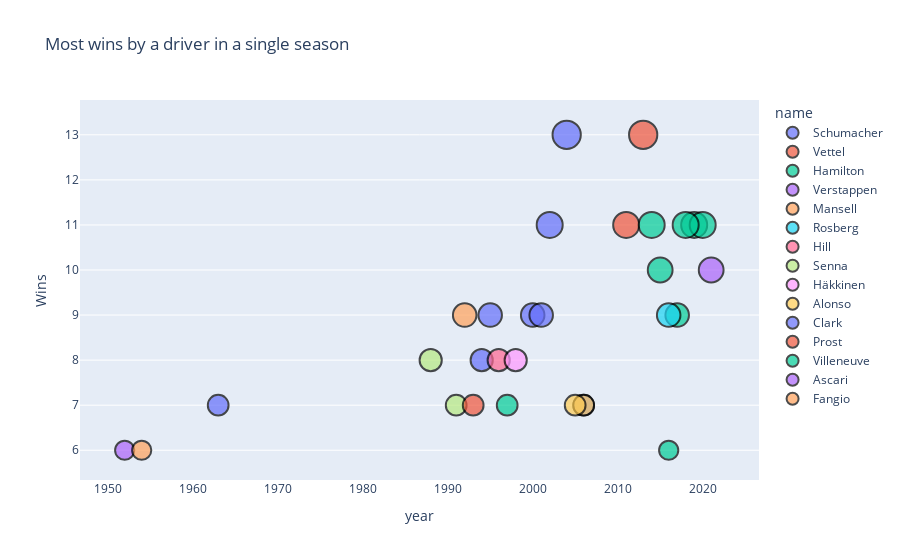

Write notebook code for a chart like this one.
### Code cell
fig = px.scatter(positions.head(30), x="year", y="Wins", color="name",
                 title="Most wins by a driver in a single season",size = 'Wins')
fig.update_traces(textfont_size=20,
                  marker=dict(line=dict(color='#000000', width=2)))
fig.update_xaxes(showgrid=False)
fig.show()

### Figure 1 — Plotly figure (JSON) as saved in the notebook; plotly's stock layout.template omitted (floating-point values rounded to 4 significant figures)
{"data": [{"hovertemplate": "name=Schumacher<br>year=%{x}<br>Wins=%{marker.size}<extra></extra>", "legendgroup": "Schumacher", "marker": {"color": "#636efa", "line": {"color": "#000000", "width": 2}, "size": [13, 11, 9, 9, 9, 8, 7], "sizemode": "area", "sizeref": 0.0325, "symbol": "circle"}, "mode": "markers", "name": "Schumacher", "orientation": "v", "showlegend": true, "textfont": {"size": 20}, "type": "scatter", "x": [2004, 2002, 1995, 2000, 2001, 1994, 2006], "xaxis": "x", "y": [13, 11, 9, 9, 9, 8, 7], "yaxis": "y"}, {"hovertemplate": "name=Vettel<br>year=%{x}<br>Wins=%{marker.size}<extra></extra>", "legendgroup": "Vettel", "marker": {"color": "#EF553B", "line": {"color": "#000000", "width": 2}, "size": [13, 11], "sizemode": "area", "sizeref": 0.0325, "symbol": "circle"}, "mode": "markers", "name": "Vettel", "orientation": "v", "showlegend": true, "textfont": {"size": 20}, "type": "scatter", "x": [2013, 2011], "xaxis": "x", "y": [13, 11], "yaxis": "y"}, {"hovertemplate": "name=Hamilton<br>year=%{x}<br>Wins=%{marker.size}<extra></extra>", "legendgroup": "Hamilton", "marker": {"color": "#00cc96", "line": {"color": "#000000", "width": 2}, "size": [11, 11, 11, 11, 10, 9, 6], "sizemode": "area", "sizeref": 0.0325, "symbol": "circle"}, "mode": "markers", "name": "Hamilton", "orientation": "v", "showlegend": true, "textfont": {"size": 20}, "type": "scatter", "x": [2019, 2020, 2018, 2014, 2015, 2017, 2016], "xaxis": "x", "y": [11, 11, 11, 11, 10, 9, 6], "yaxis": "y"}, {"hovertemplate": "name=Verstappen<br>year=%{x}<br>Wins=%{marker.size}<extra></extra>", "legendgroup": "Verstappen", "marker": {"color": "#ab63fa", "line": {"color": "#000000", "width": 2}, "size": [10], "sizemode": "area", "sizeref": 0.0325, "symbol": "circle"}, "mode": "markers", "name": "Verstappen", "orientation": "v", "showlegend": true, "textfont": {"size": 20}, "type": "scatter", "x": [2021], "xaxis": "x", "y": [10], "yaxis": "y"}, {"hovertemplate": "name=Mansell<br>year=%{x}<br>Wins=%{marker.size}<extra></extra>", "legendgroup": "Mansell", "marker": {"color": "#FFA15A", "line": {"color": "#000000", "width": 2}, "size": [9], "sizemode": "area", "sizeref": 0.0325, "symbol": "circle"}, "mode": "markers", "name": "Mansell", "orientation": "v", "showlegend": true, "textfont": {"size": 20}, "type": "scatter", "x": [1992], "xaxis": "x", "y": [9], "yaxis": "y"}, {"hovertemplate": "name=Rosberg<br>year=%{x}<br>Wins=%{marker.size}<extra></extra>", "legendgroup": "Rosberg", "marker": {"color": "#19d3f3", "line": {"color": "#000000", "width": 2}, "size": [9], "sizemode": "area", "sizeref": 0.0325, "symbol": "circle"}, "mode": "markers", "name": "Rosberg", "orientation": "v", "showlegend": true, "textfont": {"size": 20}, "type": "scatter", "x": [2016], "xaxis": "x", "y": [9], "yaxis": "y"}, {"hovertemplate": "name=Hill<br>year=%{x}<br>Wins=%{marker.size}<extra></extra>", "legendgroup": "Hill", "marker": {"color": "#FF6692", "line": {"color": "#000000", "width": 2}, "size": [8], "sizemode": "area", "sizeref": 0.0325, "symbol": "circle"}, "mode": "markers", "name": "Hill", "orientation": "v", "showlegend": true, "textfont": {"size": 20}, "type": "scatter", "x": [1996], "xaxis": "x", "y": [8], "yaxis": "y"}, {"hovertemplate": "name=Senna<br>year=%{x}<br>Wins=%{marker.size}<extra></extra>", "legendgroup": "Senna", "marker": {"color": "#B6E880", "line": {"color": "#000000", "width": 2}, "size": [8, 7], "sizemode": "area", "sizeref": 0.0325, "symbol": "circle"}, "mode": "markers", "name": "Senna", "orientation": "v", "showlegend": true, "textfont": {"size": 20}, "type": "scatter", "x": [1988, 1991], "xaxis": "x", "y": [8, 7], "yaxis": "y"}, {"hovertemplate": "name=Häkkinen<br>year=%{x}<br>Wins=%{marker.size}<extra></extra>", "legendgroup": "Häkkinen", "marker": {"color": "#FF97FF", "line": {"color": "#000000", "width": 2}, "size": [8], "sizemode": "area", "sizeref": 0.0325, "symbol": "circle"}, "mode": "markers", "name": "Häkkinen", "orientation": "v", "showlegend": true, "textfont": {"size": 20}, "type": "scatter", "x": [1998], "xaxis": "x", "y": [8], "yaxis": "y"}, {"hovertemplate": "name=Alonso<br>year=%{x}<br>Wins=%{marker.size}<extra></extra>", "legendgroup": "Alonso", "marker": {"color": "#FECB52", "line": {"color": "#000000", "width": 2}, "size": [7, 7], "sizemode": "area", "sizeref": 0.0325, "symbol": "circle"}, "mode": "markers", "name": "Alonso", "orientation": "v", "showlegend": true, "textfont": {"size": 20}, "type": "scatter", "x": [2006, 2005], "xaxis": "x", "y": [7, 7], "yaxis": "y"}, {"hovertemplate": "name=Clark<br>year=%{x}<br>Wins=%{marker.size}<extra></extra>", "legendgroup": "Clark", "marker": {"color": "#636efa", "line": {"color": "#000000", "width": 2}, "size": [7], "sizemode": "area", "sizeref": 0.0325, "symbol": "circle"}, "mode": "markers", "name": "Clark", "orientation": "v", "showlegend": true, "textfont": {"size": 20}, "type": "scatter", "x": [1963], "xaxis": "x", "y": [7], "yaxis": "y"}, {"hovertemplate": "name=Prost<br>year=%{x}<br>Wins=%{marker.size}<extra></extra>", "legendgroup": "Prost", "marker": {"color": "#EF553B", "line": {"color": "#000000", "width": 2}, "size": [7], "sizemode": "area", "sizeref": 0.0325, "symbol": "circle"}, "mode": "markers", "name": "Prost", "orientation": "v", "showlegend": true, "textfont": {"size": 20}, "type": "scatter", "x": [1993], "xaxis": "x", "y": [7], "yaxis": "y"}, {"hovertemplate": "name=Villeneuve<br>year=%{x}<br>Wins=%{marker.size}<extra></extra>", "legendgroup": "Villeneuve", "marker": {"color": "#00cc96", "line": {"color": "#000000", "width": 2}, "size": [7], "sizemode": "area", "sizeref": 0.0325, "symbol": "circle"}, "mode": "markers", "name": "Villeneuve", "orientation": "v", "showlegend": true, "textfont": {"size": 20}, "type": "scatter", "x": [1997], "xaxis": "x", "y": [7], "yaxis": "y"}, {"hovertemplate": "name=Ascari<br>year=%{x}<br>Wins=%{marker.size}<extra></extra>", "legendgroup": "Ascari", "marker": {"color": "#ab63fa", "line": {"color": "#000000", "width": 2}, "size": [6], "sizemode": "area", "sizeref": 0.0325, "symbol": "circle"}, "mode": "markers", "name": "Ascari", "orientation": "v", "showlegend": true, "textfont": {"size": 20}, "type": "scatter", "x": [1952], "xaxis": "x", "y": [6], "yaxis": "y"}, {"hovertemplate": "name=Fangio<br>year=%{x}<br>Wins=%{marker.size}<extra></extra>", "legendgroup": "Fangio", "marker": {"color": "#FFA15A", "line": {"color": "#000000", "width": 2}, "size": [6], "sizemode": "area", "sizeref": 0.0325, "symbol": "circle"}, "mode": "markers", "name": "Fangio", "orientation": "v", "showlegend": true, "textfont": {"size": 20}, "type": "scatter", "x": [1954], "xaxis": "x", "y": [6], "yaxis": "y"}], "layout": {"legend": {"itemsizing": "constant", "title": {"text": "name"}, "tracegroupgap": 0}, "title": {"text": "Most wins by a driver in a single season"}, "xaxis": {"anchor": "y", "domain": [0, 1], "showgrid": false, "title": {"text": "year"}}, "yaxis": {"anchor": "x", "domain": [0, 1], "title": {"text": "Wins"}}}}
